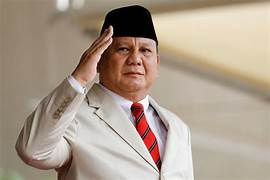
#> input picture 1207070067_Moh Husni Nasrul Haq/prabowo.jpeg, 270 x 180 px
$ python '7.1. LPF.py'
#> lines starting #> are read from the running program, lines starting #| are printed output that depends on the picture
import matplotlib.pyplot as plt #mengimport library untuk menghasilkan grafik
import numpy as np #mengimport library numpy untuk array dan matriks
import cv2 #library untuk operasi dalam citra

img = cv2.imread('prabowo.jpeg') #membuka gambar dengan opencv
#> img is the input picture: shape (180, 270, 3); mean B, G, R 140, 155.7, 171.9

prabowo = cv2.cvtColor(img, cv2.COLOR_BGR2RGB) # mengubah format gambar dari BGR menjadi RGB

plt.imshow(img) #menampilkan gambar asli tanpa filter
# Membuat filter: matriks berukuran 5 x 5 dengan nilai semua elemen 1/25
kernel = np.ones((5,5), np.float32) / 25
print(kernel) #menampilkan hasil operasi kernel


prabowo_filter = cv2.filter2D(img, -1, kernel) #melakukan proses filtering dengan filter awal
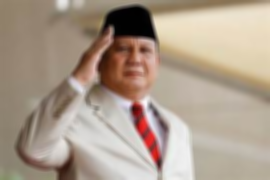
#> prabowo_filter: shape (180, 270, 3); mean B, G, R 140, 155.7, 171.9


plt.rcParams["figure.figsize"] = (15,15) #memperbesar ukuran hasil plotting jika diperlukan

# Plot pertama, gambar asli
plt.subplot(121) #ngesubplot dengan matriks 1x2 dan tampil di citra grafik1
plt.imshow(prabowo) #menampilkan citra
plt.title('Original') #memberi judul
plt.xticks([]), plt.yticks([])

# Plot kedua, hasil filter dengan kernel awal
plt.subplot(122) #ngesubplot dengan matriks 1x2 dan tampil di citra grafik2
plt.imshow(prabowo_filter) #menampilkan citra
plt.title('Averaging') #memberi judul
plt.xticks([]), plt.yticks([])

# Tampilkan plot
plt.show() #menampilkan seluruh citra
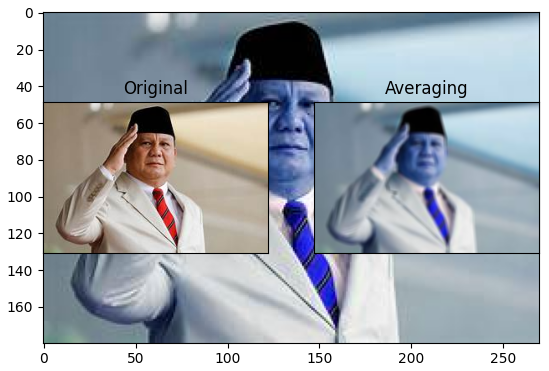
#> figure drawn by matplotlib, 3 panels; B, G, R data is drawn as R, G, B

# Blur menggunakan fungsi cv2.blur pada gambar asli
prabowo_blur = cv2.blur(prabowo, (5, 5))

# Membuat kernel dengan np.matrix
kernel_new = np.matrix([[1, 1, 1],
                    [1, 2, 1],
                    [1, 1, 1]]) / 25

# Lakukan proses filtering dengan kernel baru pada gambar asli
prabowo_filter_new = cv2.filter2D(prabowo, -1, kernel_new)
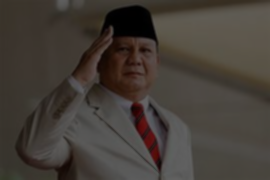
#> prabowo_filter_new: shape (180, 270, 3); mean R, G, B 68.7, 62.3, 56

# Tampilkan gambar awal, hasil filter, hasil blur, dan hasil filter baru secara bersamaan
plt.figure(figsize=(15, 10))

# Gambar awal
plt.subplot(221)  #ngesubplot dengan matriks 2x2 dan tampil di citra grafik1
plt.imshow(prabowo) #menampilkan citra
plt.title("Original")  #memberi judul

# Hasil filter
plt.subplot(222)  #ngesubplot dengan matriks 2x2 dan tampil di citra grafik2
plt.imshow(prabowo_filter)  #menampilkan citra
plt.title("Averaging")  #memberi judul

# Hasil blur
plt.subplot(223)  #ngesubplot dengan matriks 2x2 dan tampil di citra grafik3
plt.imshow(prabowo_blur) #menampilkan citra
plt.title("Gambar Blur") #memberi judul

# Hasil filter baru
plt.subplot(224) #ngesubplot dengan matriks 2x2 dan tampil di citra grafik3
plt.imshow(prabowo_filter_new) #menampilkan citra
plt.title("Gambar Filtering Kernel Baru") #memberi judul

plt.tight_layout()#menyesuaikan parameter subplot untuk memberikan padding yang ditentukan
plt.show() #memunculkan seluruh operasi citra
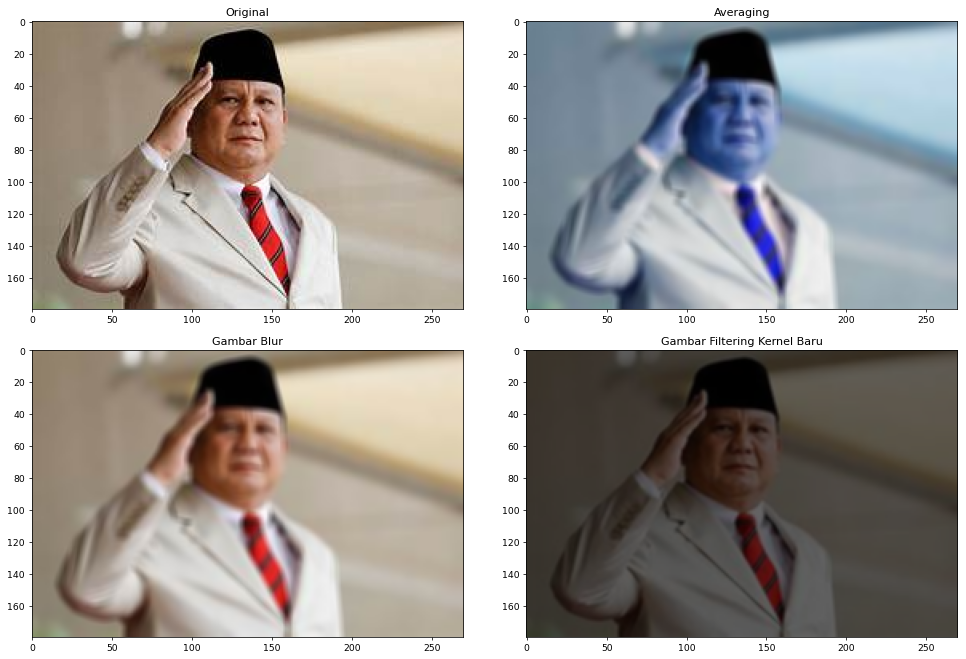
#> figure drawn by matplotlib, 4 panels; B, G, R data is drawn as R, G, B

$ run again, with 1207070067_Moh Husni Nasrul Haq/boneka2.jpeg copied over 1207070067_Moh Husni Nasrul Haq/prabowo.jpeg
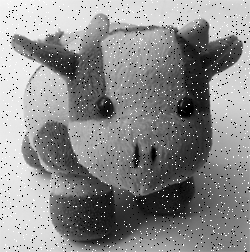
#> input picture 1207070067_Moh Husni Nasrul Haq/boneka2.jpeg, 250 x 252 px
#> img is the input picture: shape (252, 250, 3); min 0, max 255, mean 139.1
#> `prabowo_filter_new = cv2.filter2D(prabowo, -1, kernel_new)`:
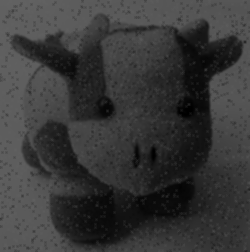
#> prabowo_filter_new: shape (252, 250, 3); min 0, max 98, mean 55.6
#> `plt.show()`:
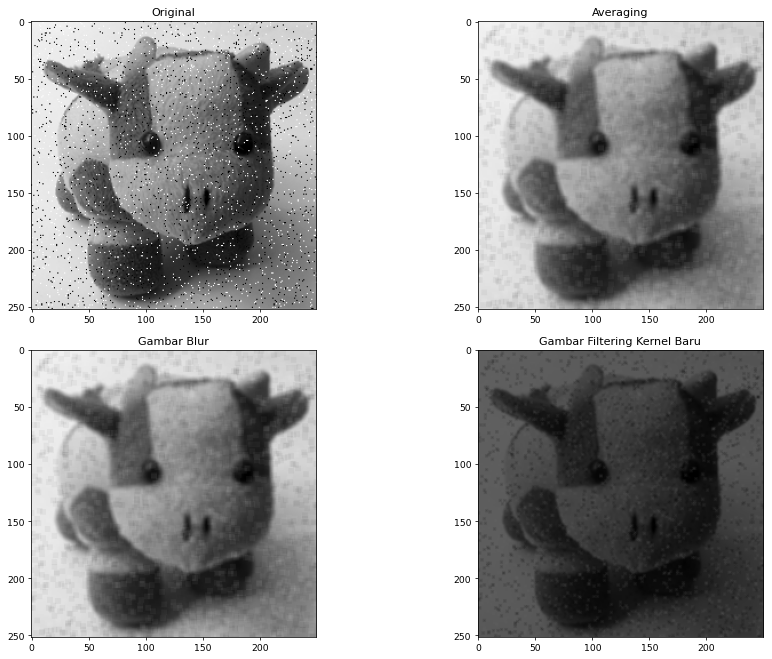
#> figure drawn by matplotlib, 4 panels

$ run again, with 1207070067_Moh Husni Nasrul Haq/dpr.jpeg copied over 1207070067_Moh Husni Nasrul Haq/prabowo.jpeg
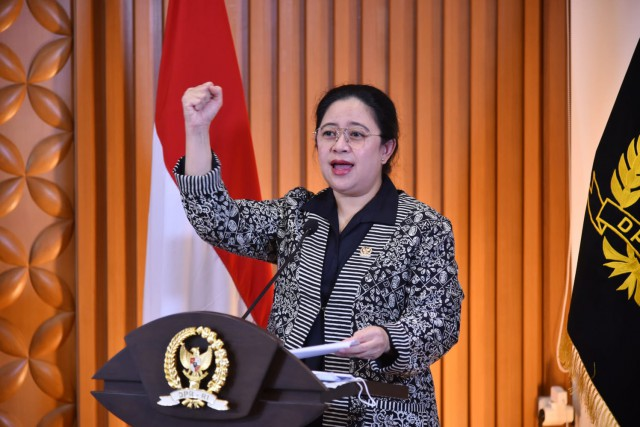
#> input picture 1207070067_Moh Husni Nasrul Haq/dpr.jpeg, 640 x 427 px
#> img is the input picture: shape (427, 640, 3); mean B, G, R 68.1, 89.3, 144.8
#> `prabowo_filter_new = cv2.filter2D(prabowo, -1, kernel_new)`:
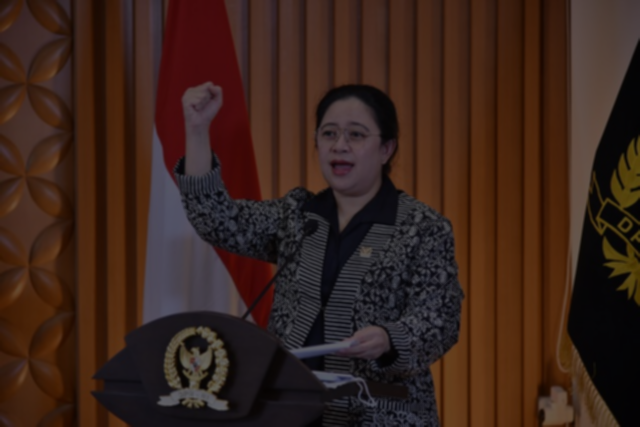
#> prabowo_filter_new: shape (427, 640, 3); mean R, G, B 57.9, 35.7, 27.2
#> `plt.show()`:
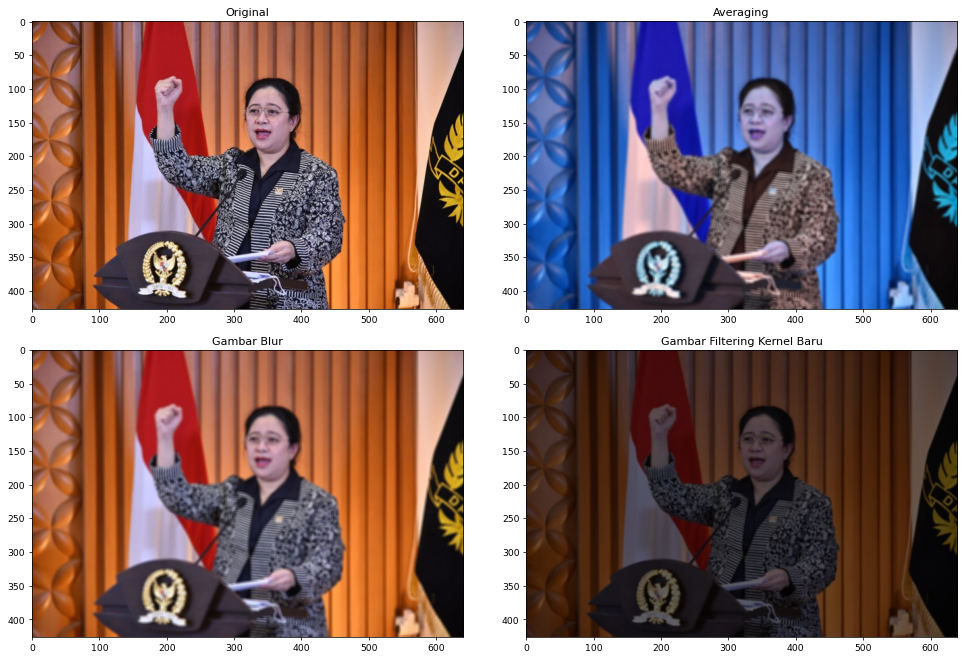
#> figure drawn by matplotlib, 4 panels; B, G, R data is drawn as R, G, B
